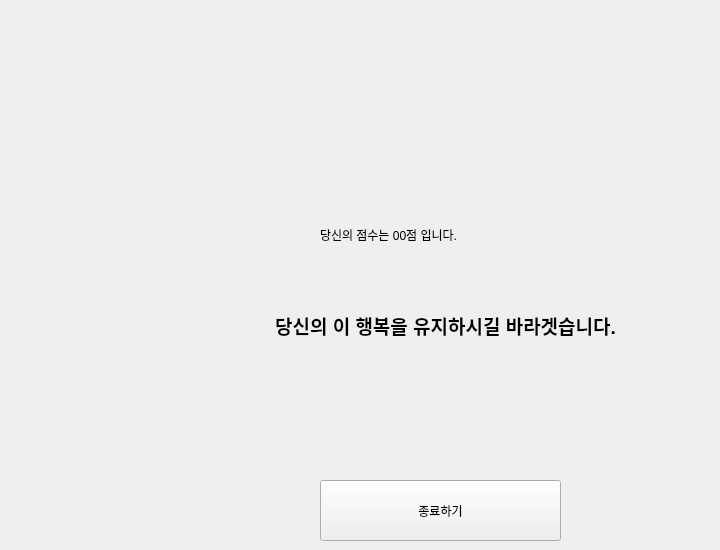
   <widget class="QWidget" name="page_3">
    <widget class="QPushButton" name="end_1">
     <property name="geometry">
      <rect>
       <x>320</x>
       <y>480</y>
       <width>241</width>
       <height>61</height>
      </rect>
     </property>
     <property name="text">
      <string>종료하기</string>
     </property>
    </widget>
    <widget class="QLabel" name="j_1">
     <property name="geometry">
      <rect>
       <x>320</x>
       <y>200</y>
       <width>391</width>
       <height>71</height>
      </rect>
     </property>
     <property name="toolTip">
      <string>&lt;html&gt;&lt;head/&gt;&lt;body&gt;&lt;p&gt;1231231&lt;/p&gt;&lt;/body&gt;&lt;/html&gt;</string>
     </property>
     <property name="whatsThis">
      <string>&lt;html&gt;&lt;head/&gt;&lt;body&gt;&lt;p align=&quot;center&quot;&gt;&lt;br/&gt;&lt;/p&gt;&lt;/body&gt;&lt;/html&gt;</string>
     </property>
     <property name="styleSheet">
      <string notr="true">font: 14pt &quot;맑은 고딕&quot;;</string>
     </property>
     <property name="text">
      <string>&lt;html&gt;&lt;head/&gt;&lt;body&gt;&lt;p&gt;&lt;span style=&quot; font-weight:400;&quot;&gt;당신의 점수는 00점 입니다.&lt;/span&gt;&lt;/p&gt;&lt;/body&gt;&lt;/html&gt;</string>
     </property>
    </widget>
    <widget class="QLabel" name="label_7">
     <property name="geometry">
      <rect>
       <x>240</x>
       <y>270</y>
       <width>411</width>
       <height>111</height>
      </rect>
     </property>
     <property name="text">
      <string>&lt;html&gt;&lt;head/&gt;&lt;body&gt;&lt;p align=&quot;center&quot;&gt;&lt;span style=&quot; font-size:14pt; font-weight:600;&quot;&gt;당신의 이 행복을 유지하시길 바라겟습니다.&lt;/span&gt;&lt;/p&gt;&lt;/body&gt;&lt;/html&gt;</string>
     </property>
    </widget>
   </widget>
